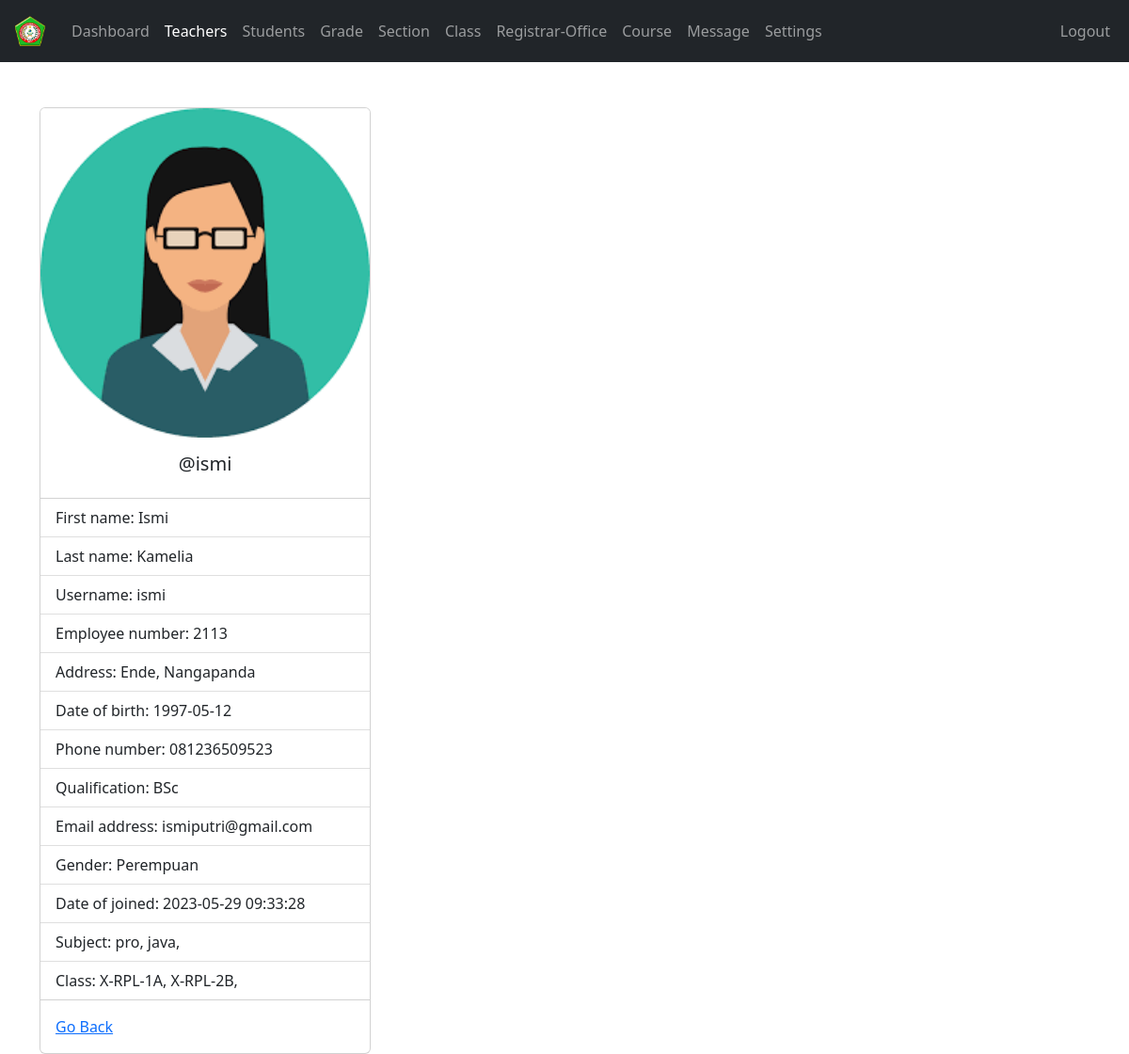
The page /admin/teacher-view.php?teacher_id=10 (signed in) on the database its author committed.
### tables this page shows
CREATE TABLE `teachers` (
  `teacher_id` int(11) NOT NULL,
  `username` varchar(127) NOT NULL,
  `password` varchar(255) NOT NULL,
  `class` varchar(100) NOT NULL,
  `fname` varchar(127) NOT NULL,
  `lname` varchar(127) NOT NULL,
  `subjects` varchar(31) NOT NULL,
  `address` varchar(31) NOT NULL,
  `employee_number` int(11) NOT NULL,
  `date_of_birth` date DEFAULT NULL,
  `phone_number` varchar(31) NOT NULL,
  `qualification` varchar(127) NOT NULL,
  `gender` varchar(10) NOT NULL,
  `email_address` varchar(255) NOT NULL,
  `date_of_joined` datetime NOT NULL DEFAULT current_timestamp()
);

### admin/data/teacher.php (called while the page is built, shortened)
<?php
function getTeacherById($teacher_id, $conn){
   $sql = "SELECT * FROM teachers
           WHERE teacher_id=?";
   $stmt = $conn->prepare($sql);
   $stmt->execute([$teacher_id]);
   if ($stmt->rowCount() == 1) {
     $teacher = $stmt->fetch();
     return $teacher;
   }else {
    return 0;
   }
}

### admin/data/subject.php (called while the page is built, shortened)
<?php
function getSubjectById($subject_id, $conn){
   $sql = "SELECT * FROM subjects
           WHERE subject_id=?";
   $stmt = $conn->prepare($sql);
   $stmt->execute([$subject_id]);
   if ($stmt->rowCount() == 1) {
     $subject = $stmt->fetch();
     return $subject;
   }else {
   	return 0;
   }
}
 ?>

### admin/data/class.php (called while the page is built, shortened)
<?php
function getClassById($class_id, $conn){
   $sql = "SELECT * FROM class
           WHERE class_id=?";
   $stmt = $conn->prepare($sql);
   $stmt->execute([$class_id]);
   if ($stmt->rowCount() == 1) {
     $class = $stmt->fetch();
     return $class;
   }else {
    return 0;
   }
}

### admin/data/grade.php (called while the page is built, shortened)
<?php
function getGradeById($grade_id, $conn){
   $sql = "SELECT * FROM grades
           WHERE grade_id=?";
   $stmt = $conn->prepare($sql);
   $stmt->execute([$grade_id]);
   if ($stmt->rowCount() == 1) {
     $grade = $stmt->fetch();
     return $grade;
   }else {
    return 0;
   }
}

### admin/data/section.php (called while the page is built, shortened)
<?php
function getSectioById($section_id, $conn){
   $sql = "SELECT * FROM section
           WHERE section_id=?";
   $stmt = $conn->prepare($sql);
   $stmt->execute([$section_id]);
   if ($stmt->rowCount() == 1) {
     $section = $stmt->fetch();
     return $section;
   }else {
    return 0;
   }
}

### admin/teacher-view.php (the view, shortened to what this page needs)
<?php
if (isset($_SESSION['admin_id']) &&
    isset($_SESSION['role'])) {
    if ($_SESSION['role'] == 'Admin') {
       include "../DB_connection.php";
       include "data/teacher.php";
       include "data/subject.php";
       include "data/grade.php";
       include "data/section.php";
       include "data/class.php";
       if(isset($_GET['teacher_id'])){
       $teacher_id = $_GET['teacher_id'];
       $teacher = getTeacherById($teacher_id,$conn);
 ?>
<!DOCTYPE html>
<html lang="en">
<head>
	<link rel="stylesheet" href="https://cdn.jsdelivr.net/npm/bootstrap@5.2.0/dist/css/bootstrap.min.css">
	<link rel="stylesheet" href="../css/style.css">
  <link rel="stylesheet" href="https://cdnjs.cloudflare.com/ajax/libs/font-awesome/4.7.0/css/font-awesome.min.css">
</head>
<body>
    <?php
        include "inc/navbar.php";
        if ($teacher != 0) {
     ?>
     <div class="container mt-5">
         <div class="card" style="width: 22rem;">
          <img src="../img/teacher-<?=$teacher['gender']?>.png" class="card-img-top" alt="...">
          <div class="card-body">
            <h5 class="card-title text-center">@<?=$teacher['username']?></h5>
          </div>
          <ul class="list-group list-group-flush">
            <li class="list-group-item">First name: <?=$teacher['fname']?></li>
            <li class="list-group-item">Last name: <?=$teacher['lname']?></li>
            <li class="list-group-item">Username: <?=$teacher['username']?></li>
            <li class="list-group-item">Employee number: <?=$teacher['employee_number']?></li>
            <li class="list-group-item">Address: <?=$teacher['address']?></li>
            <li class="list-group-item">Date of birth: <?=$teacher['date_of_birth']?></li>
            <li class="list-group-item">Phone number: <?=$teacher['phone_number']?></li>
            <li class="list-group-item">Qualification: <?=$teacher['qualification']?></li>
            <li class="list-group-item">Email address: <?=$teacher['email_address']?></li>
            <li class="list-group-item">Gender: <?=$teacher['gender']?></li>
            <li class="list-group-item">Date of joined: <?=$teacher['date_of_joined']?></li>
            <li class="list-group-item">Subject:
                <?php
                   $s = '';
                   $subjects = str_split(trim($teacher['subjects']));
                   foreach ($subjects as $subject) {
                      $s_temp = getSubjectById($subject, $conn);
                      if ($s_temp != 0)
                        $s .=$s_temp['subject_code'].', ';
                   }
                   echo $s;
                ?>
            </li>
            <li class="list-group-item">Class:
                  <?php
                     $c = '';
                     $classes = str_split(trim($teacher['class']));
                     foreach ($classes as $class_id) {
                         $class = getClassById($class_id, $conn);
                        $c_temp = getGradeById($class['grade'], $conn);
                        $section = getSectioById($class['section'], $conn);
                        if ($c_temp != 0)
                          $c .=$c_temp['grade_code'].'-'.
                               $c_temp['grade'].$section['section'].', ';
                     }
                     echo $c;
                  ?>
            </li>
          </ul>
          <div class="card-body">
            <a href="teacher.php" class="card-link">Go Back</a>
          </div>
        </div>
     </div>
     <?php
        }else {
          header("Location: teacher.php");
          exit;
        }
     ?>
</body>
</html>
<?php
    }else {
        header("Location: teacher.php");
        exit;
    }
  }else {
    header("Location: ../login.php");
    exit;
  }
}else {
	header("Location: ../login.php");
	exit;
}
?>

### rows shown on the page
teachers: gender (picture), username "ismi", fname "Ismi", lname "Kamelia", employee_number "2113", address "Ende, Nangapanda", date_of_birth "1997-05-12", phone_number "081236509523", qualification "BSc", email_address "ismiputri@gmail.com", gender "Perempuan", date_of_joined "2023-05-29 09:33:28"

### other values the page prints
$s "pro, java,"
$c "X-RPL-1A, X-RPL-2B,"
